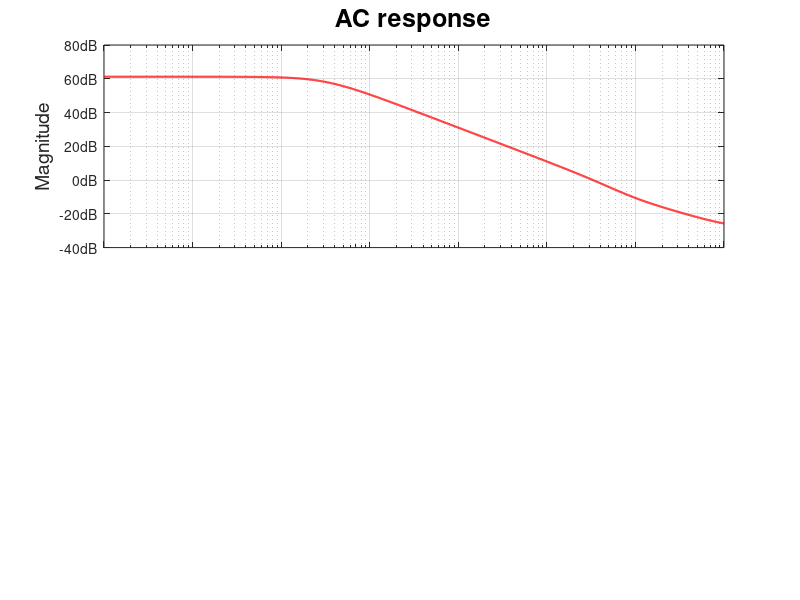

Source code (MATLAB): (Note: this script raises an error after producing the figure.)
clear all;
close all;
clc;

%%
%AC performance (open-loop frequency response)
doc_freq = load('OL_freq.txt');
doc_phase = load('OL_phase.txt');
doc_gain = load('OL_mag.txt');

f = doc_freq(:,1);
phase = doc_phase(:, 1);
mag = doc_gain(:, 1);

%Gain plot
subplot(2,1,1);
semilogx(f, mag, 'r' ,'linewidth', 1.5);
set(gca,'XTickLabel',{})
set(gca,'YTickLabel',{'-40dB','-20dB','0dB', '20dB', '40dB', '60dB', '80dB'})
title('AC response', 'fontsize', 18);
ylabel('Magnitude', 'fontsize', 14);
grid;
xline(331100000)

%Phase plot
subplot(2,1,2);
semilogx(f, phase, 'r', 'linewidth', 1.5);
set(gca,'XTickLabel',{'1k', '10k','100k','1M','10M', '100M', '1G', '10G'})
set(gca,'YTickLabel',{'-300°','-250°','-200°', '-150°', '-100°', '-50°', '0°', '50°', '100°'})
ylabel('Phase', 'fontsize', 14);
xlabel('Frequency [Hz]', 'fontsize', 14);
grid;
xline(331100000)
yline(-180)

%Close-up of phasemargin
figure;
semilogx(f, phase, 'r' ,'linewidth', 1.5);
set(gca,'XTickLabel',{'200', '250','300','350','400', '450', '500', '550', '600', '650'})
set(gca,'YTickLabel',{'-190°','-180°','-170°', '-160°', '-150°', '-140°', '-130°', '-120°', '-110°', '-100°', '-90°'})
title('Phasemargin', 'fontsize', 18)
ylabel('Phase', 'fontsize', 14);
xlabel('Frequency [MHz]', 'fontsize', 14);
grid;
axis([165550000 662200000 -190 -90])
xline(331100000)
yline(-107.8)
yline(-180)

%%
%Corner analysis
doc_freq        = load('OL_freq.txt');
doc_NN_mag      = load('NN_mag.txt');
doc_NN_phase    = load('NN_phase.txt');
doc_FF_mag      = load('FF_mag.txt');
doc_FF_phase    = load('FF_phase.txt');
doc_FS_mag      = load('FS_mag.txt');
doc_FS_phase    = load('FS_phase.txt');
doc_SF_mag      = load('SF_mag.txt');
doc_SF_phase    = load('SF_phase.txt');
doc_SS_mag      = load('SS_mag.txt');
doc_SS_phase    = load('SS_phase.txt');

f           = doc_freq(:,1);
NN_mag      = doc_NN_mag(:,1);
NN_phase    = doc_NN_phase(:,1);
FF_mag      = doc_FF_mag(:,1);
FF_phase    = doc_FF_phase(:,1);
FS_mag      = doc_FS_mag(:,1);
FS_phase    = doc_FS_phase(:,1);
SF_mag      = doc_SF_mag(:,1);
SF_phase    = doc_SF_phase(:,1);
SS_mag      = doc_SS_mag(:,1);
SS_phase    = doc_SS_phase(:,1);

figure;
subplot(2,1,1);

semilogx(f, NN_mag, 'linewidth', 1.5);
title('Process variations on open-loop gain (AC performance)', 'fontsize', 18)
set(gca,'XTickLabel',{})
set(gca,'YTickLabel',{'-40dB','-20dB','0dB', '20dB', '40dB', '60dB', '80dB'})
ylabel('Magnitude', 'fontsize', 14)
hold on;
semilogx(f, FF_mag, 'linewidth', 1.5);
semilogx(f, FS_mag, 'linewidth', 1.5);
semilogx(f, SF_mag, 'linewidth', 1.5);
semilogx(f, SS_mag, 'linewidth', 1.5);
legend('NN', 'FF', 'FS', 'SF', 'SS');
[hleg,icons,plots] = legend('show');
title(hleg,'Corner type')
hleg.Title.Visible = 'on';
grid;
hold off;
subplot(2,1,2);
semilogx(f, NN_phase, 'linewidth', 1.5);
set(gca,'XTickLabel',{'1k', '10k','100k','1M','10M', '100M', '1G', '10G'})
set(gca,'YTickLabel',{'-300°','-250°','-200°', '-150°', '-100°', '-50°', '0°', '50°', '100°'})
hold on;
semilogx(f, FF_phase, 'linewidth', 1.5);
semilogx(f, FS_phase, 'linewidth', 1.5);
semilogx(f, SF_phase, 'linewidth', 1.5);
semilogx(f, SS_phase, 'linewidth', 1.5);
legend('NN', 'FF', 'FS', 'SF', 'SS');
[hleg,icons,plots] = legend('show');
title(hleg,'Corner type')
hleg.Title.Visible = 'on';
ylabel('Phase', 'fontsize', 14)
xlabel('Frequency [Hz]', 'fontsize', 14)
grid;
hold off;

%%
%Closed-loop gain
doc_cl_gain = load('CL_mag.txt');
doc_cl_freq = load('CL_freq.txt');

cl_mag = doc_cl_gain(:,1);
cl_freq = doc_cl_freq(:,1);

figure;
semilogx(cl_freq, cl_mag, 'r', 'linewidth', 1.5);
grid;
title('Closed-loop gain', 'fontsize', 18)
set(gca,'XTickLabel',{'1k', '10k','100k','1M','10M', '100M', '1G', '10G'})
xlabel('Frequency [Hz]', 'fontsize', 14)
ylabel('Magnitude [V]', 'fontsize', 14)
axis([1e3 10e9 0 2.5])

%%
%Transient analysis
doc_time = load('tran_time.txt');
doc_input = load('tran_in.txt');
doc_output = load('tran_out.txt');

t = doc_time(:,1);
in = doc_input(:,1);
out = doc_output(:,1);

plot(t*1e9, in*1e3, 'linewidth', 1.5);
hold on;
plot(t*1e9, out*1e3, 'linewidth', 1.5);
hold off;
xlabel('Time [ns]');
ylabel('Voltage [mV]');
title('Transient response');
legend('Input', 'Output');
grid;

axis([0 500 0 700]);
